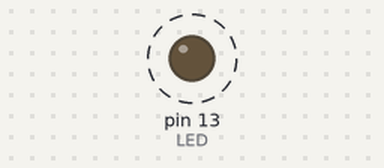
Bench run of a sketch on a simulated Arduino Uno, built with avr-gcc and run on an emulated ATmega328P. On the bench: output pins drawn as LEDs (lit = HIGH). Dashed ring = blinking.

Above: at 0.5 s.
Timing chart, 0 to 4.6 s (numbered marks = the images above):
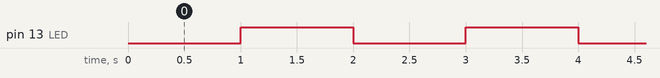

Measured:
- by itself, pin 13 (LED): alternates HIGH for 1.0 s and LOW for 1.0 s

The sketch:

Exerc_cio__1.ino
```cpp
#define LED 13
#define BUT 6

bool state;
unsigned long int t1;


void setup()
{
  pinMode(LED, OUTPUT);
  pinMode(BUT, INPUT);
  state=LOW;
  t1=millis();

}

void loop()
{
  if(millis()-t1>=1000){

    state=!state;
    t1=millis();

    }

  digitalWrite(LED, state);
}
```
